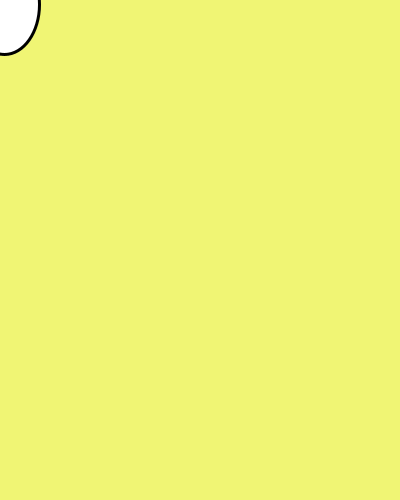
Frame 1 (no input)
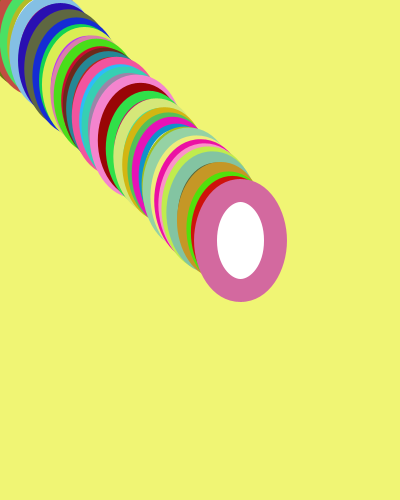
Frame 60 (the mouse pressed at the canvas centre just before this capture)
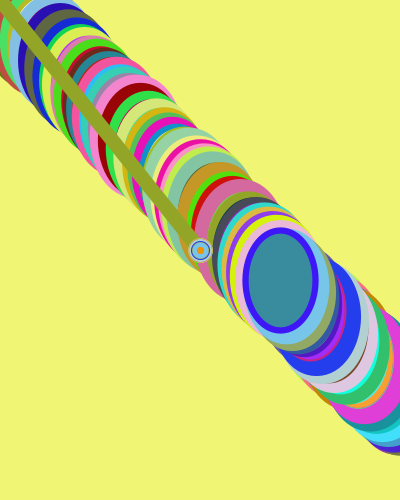
Frame 120 (the mouse held since frame 60 and released just before this capture)

The Processing sketch that drew these frames (run headless with seeded random() and noise(); from frame 60 on, the mouse is pressed at the canvas centre):

// Processing sketch: processing_72866
// ── processing_72866.pde

int x;
int dir;

void setup(){
 size(400,500);
 dir=4;
 background(240,245,116);
strokeWeight(3);
}
 void draw(){
  x+=dir;
  
     if (mousePressed){
fill(random(255),random(255),random(255));
     }
 ellipse(x,x,70,100);
  if(x>=width){
    dir=-6;
  }else if(x<=0)
  dir=4;

stroke(random(255),random(255),random(255));
strokeWeight(random(25));
if(mousePressed){
  
  line(mouseX,mouseY,pmouseX,pmouseY);
  }
 
 
 }
